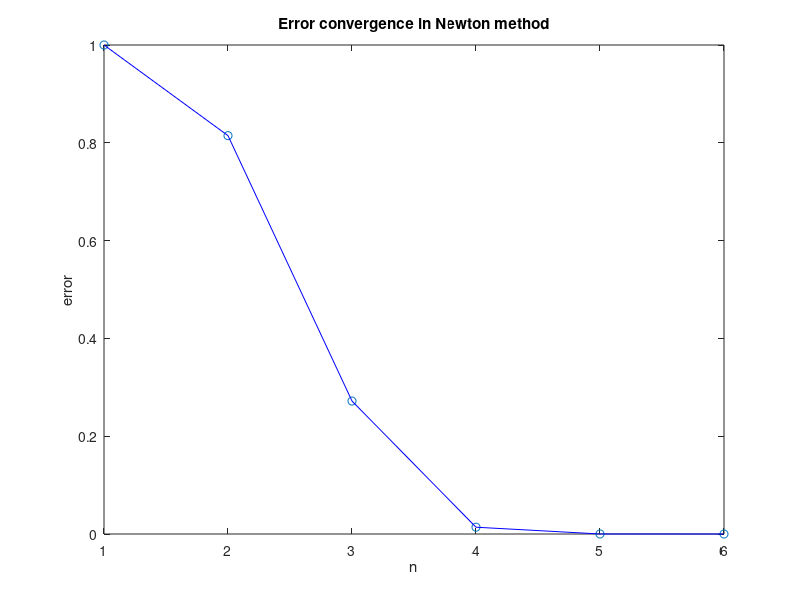

Recreate this plot in MATLAB.
% % % % % % % % % % % % % % % % % % % % % % % % % % %
% This program finds the root of a function f(x)    %
% defined in the loop by applying Newton's method   %
%        x_{n+1} = x_n + f(x_n)/f'(x_n)             %
% with initial guess x(1).                          %
%                                                   %
% Scott Morgan 2016                                 %
% % % % % % % % % % % % % % % % % % % % % % % % % % %

function p10_newton

x(1) = 1.5; %Initial starting guess - Newton's method requires this to be 'close'
maxiter = 25; %Maximum number of iterations - not setting this could result in an infinite loop

%Initialise loop counter and error vector
err(1) = 1; 
n = 1;

while err >= 10e-8 %stop loop when tolerance is reached
    f = sin(x(n))+x(n)*cos(x(n)); %Define f
    df = 2*cos(x(n))-x(n)*sin(x(n)); %Define df
    
    x(n+1) = x(n) - f/df; %Implement Newton's method
    err(n+1) = abs(x(n+1)-x(n)); %Store error between successive terms
    n = n + 1; %Increment loop counter
    
    if n > maxiter, break; end %If we reach the maximum number of iterations, break the loop
end

%Display result
fprintf('%12s %10s \r\n','x_n','error');
disp([x' err']);

%Error convergence plot
plot(1:n,err,'o',1:n,err,'b')
xlabel('n'); ylabel('error');
title('Error convergence in Newton method')

end